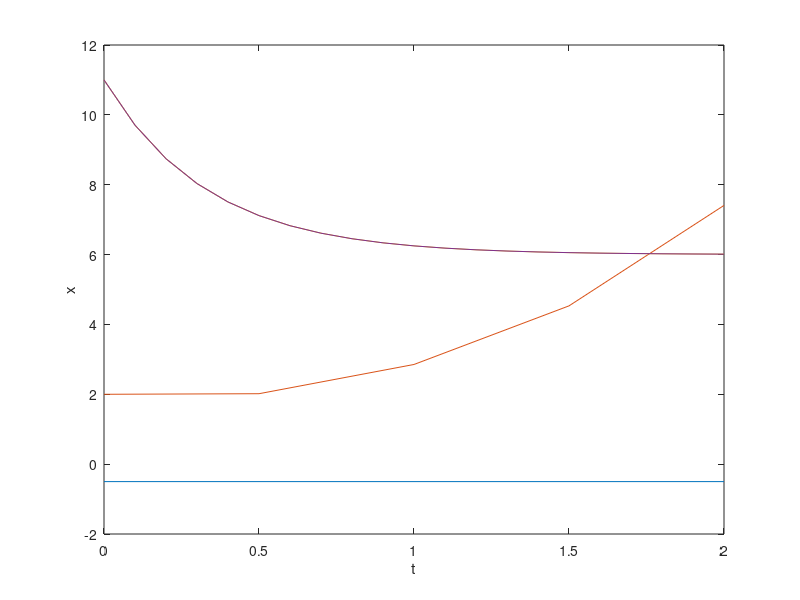

Reproduce this figure in MATLAB.
clear all;
close all;

t=0:0.5:2;
Y1=0:0.5:2
%x1=-0.5
figure(1);
for i=1:1:5;
    Y1(i)=-0.5;
end
plot(t,Y1)
hold on;

%xs=A1exp(-2*i)+A2exp(i)
Y2=0:0.5:2;
for i=1:1:5;
    Y2(i)=exp(-2*t(i))+exp(t(i));
end
plot(t,Y2);

%x=Aexp(a*i)+x0
A=5;
x0=6;
a=-3;
Y3=0:0.1:2
t=0:0.1:2
for i=1:1:21;
    Y3(i)=A*exp(a*t(i))+x0;
end
plot(t,Y3);



%x=Aexp(a*i)*cos(wt+phi)+x0
A=5;
x0=6;
a=-3;
w=5;
phi=0.1;

Y3=0:0.1:2
t=0:0.1:2
for i=1:1:21;
    Y3(i)=A*exp(a*t(i))+x0;
end
plot(t,Y3);
xlabel('t');
ylabel('x');
